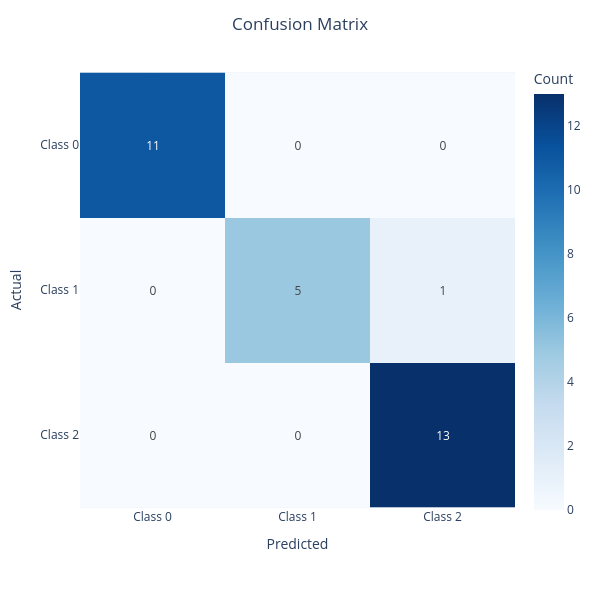

Notebook source saved alongside this figure:
### Code cell
import plotly.express as px
from sklearn.metrics import confusion_matrix

# 1. Calculate the confusion matrix
cm = confusion_matrix(ytest, y_predict)

# 2. Create the heatmap using Plotly Express
fig = px.imshow(
    cm,
    text_auto=True,                # Displays the numbers inside the squares (replaces annot=True)
    color_continuous_scale='Blues', # Sets the color gradient (similar to Seaborn's default)
    labels=dict(x="Predicted", y="Actual", color="Count") # Labels for the hover tooltip
)

# 3. Customize layout and titles
fig.update_layout(
    title={
        'text': "Confusion Matrix",
        'x': 0.5,                  # Centers the title
        'xanchor': 'center'
    },
    width=600,                     # Defines the width (replaces figsize)
    height=600,                    # Defines the height
    xaxis_title="Predicted",
    yaxis_title="Actual"
)

# Optional: If you want to show class names (e.g., 'Cat', 'Dog') instead of 0, 1...
classes = ['Class 0', 'Class 1', 'Class 2']
fig.update_xaxes(tickvals=list(range(len(classes))), ticktext=classes)
fig.update_yaxes(tickvals=list(range(len(classes))), ticktext=classes)

# 4. Display the interactive plot
fig.show()

### Figure 1 — Plotly figure (JSON) as saved in the notebook; plotly's stock layout.template omitted (floating-point values rounded to 4 significant figures)
{"data": [{"coloraxis": "coloraxis", "hovertemplate": "Predicted: %{x}<br>Actual: %{y}<br>Count: %{z}<extra></extra>", "name": "0", "texttemplate": "%{z}", "type": "heatmap", "xaxis": "x", "yaxis": "y", "z": [[11, 0, 0], [0, 5, 1], [0, 0, 13]]}], "layout": {"coloraxis": {"autocolorscale": false, "colorbar": {"title": {"text": "Count"}}, "colorscale": [[0, "rgb(247,251,255)"], [0.125, "rgb(222,235,247)"], [0.25, "rgb(198,219,239)"], [0.375, "rgb(158,202,225)"], [0.5, "rgb(107,174,214)"], [0.625, "rgb(66,146,198)"], [0.75, "rgb(33,113,181)"], [0.875, "rgb(8,81,156)"], [1, "rgb(8,48,107)"]]}, "height": 600, "margin": {"t": 60}, "title": {"text": "Confusion Matrix", "x": 0.5, "xanchor": "center"}, "width": 600, "xaxis": {"anchor": "y", "constrain": "domain", "domain": [0, 1], "scaleanchor": "y", "ticktext": ["Class 0", "Class 1", "Class 2"], "tickvals": [0, 1, 2], "title": {"text": "Predicted"}}, "yaxis": {"anchor": "x", "autorange": "reversed", "constrain": "domain", "domain": [0, 1], "ticktext": ["Class 0", "Class 1", "Class 2"], "tickvals": [0, 1, 2], "title": {"text": "Actual"}}}}
